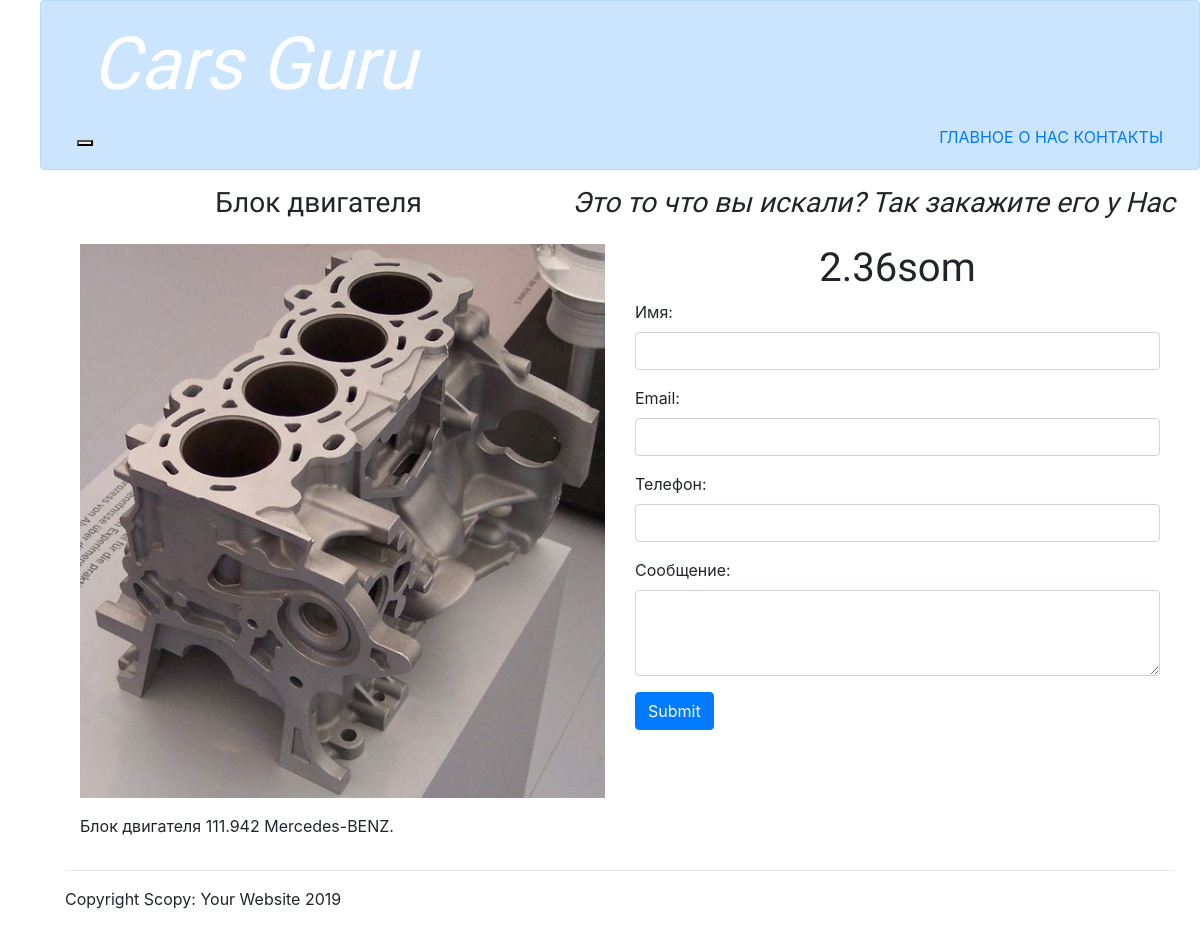
Screenshot of /product/4/ with the database file from the repository.
### gigant/models.py (models this page shows, shortened)
class Product(models.Model):
    car = models.ForeignKey('Car', on_delete=models.CASCADE, null=True)
    category = models.ForeignKey(Category, on_delete=models.CASCADE)
    title = models.CharField(max_length=120)
    slug = models.SlugField()
    description = models.TextField()
    image = models.ImageField(upload_to="CarsGuru/image_folder/product_images")
    price = models.PositiveIntegerField()
    available = models.BooleanField(default=True)

### gigant/views.py (the view)
# urls.py: path('product/<int:pk>/', product_view, name='product'),
def product_view(request, pk):
    product = Product.objects.get(id=pk)
    if request.method == 'POST':
        form = OrderForm(request.POST)
        if form.is_valid():
            send_mail(
                subject='Order from site',
                message='''
                    new order from {date}
                    name: {name}
                    email: {email}
                    phone: {phone}

                    with message:
                    ------------------------
                    {message}
                    ------------------------
                '''.format(
                    date=date.today(),
                    name=form.cleaned_data.get('name'),
                    email=form.cleaned_data.get('email'),
                    phone=form.cleaned_data.get('phone'),
                    message=form.cleaned_data.get('message'),
                ),
                from_email=settings.DEFAULT_FROM_EMAIL,
                recipient_list=['emilbekovagulzada.kg@gmail.com', 'dan.tyan@gmail.com']
            )
            return redirect(request.build_absolute_uri())
        else:
            print(form.errors)
    else:
        form = OrderForm()
    context = {
        'product': product,
        'form': form
    }
    return render(request, 'product.html', context)

### gigant/forms.py
class OrderForm(forms.Form):
    Имя= forms.CharField(
        widget=forms.TextInput(attrs={'class': 'form-control'})
    )
    email = forms.EmailField(
        widget=forms.EmailInput(attrs={'class': 'form-control'})
    )
    Телефон = forms.CharField(
        widget=forms.TextInput(attrs={'class': 'form-control'})
    )
    Сообщение = forms.CharField(
        widget=forms.Textarea(attrs={'rows': 3, 'class': 'form-control'})
    )

### gigant/templates/product.html (shortened to what this page needs)
{% extends 'base.html' %}
{% block content %}
    <div class="container">
        <div class="row mb-3">
            <div class="col">
                <h3 class="text-center">{{ product.title }}</h3>
            </div>
            <h3><em>Это то что вы искали? Так закажите его у Нас</em></h3>
        </div>
        <div class="row mb-3">
            <div class="col-6">
                <img src="{{ product.image.url }}" class="img-fluid">
            </div>
            <div class="col">
                <h1 class="text-center">{{ product.price }}som</h1>
                 <form method="post" action="">
                    {{ form.as_p }}
                    <button type="submit" class="btn btn-primary">Submit</button>
                </form>
            </div>
        </div>
        <div class="row">
            <div class="col">
                <p>{{ product.description }}</p>
            </div>
        </div>
    </div>
{% endblock content %}

### static/css/blog.css (style rules this page uses)
body { background-color:seagreen; padding-left: 40px; }
h1, h2, h3, h4 { font-family: 'Lobster', cursive; }

### rows the page displays
Product: title "Блок двигателя", image (picture), price "2.36", description "Блок двигателя 111.942 Mercedes-BENZ."
